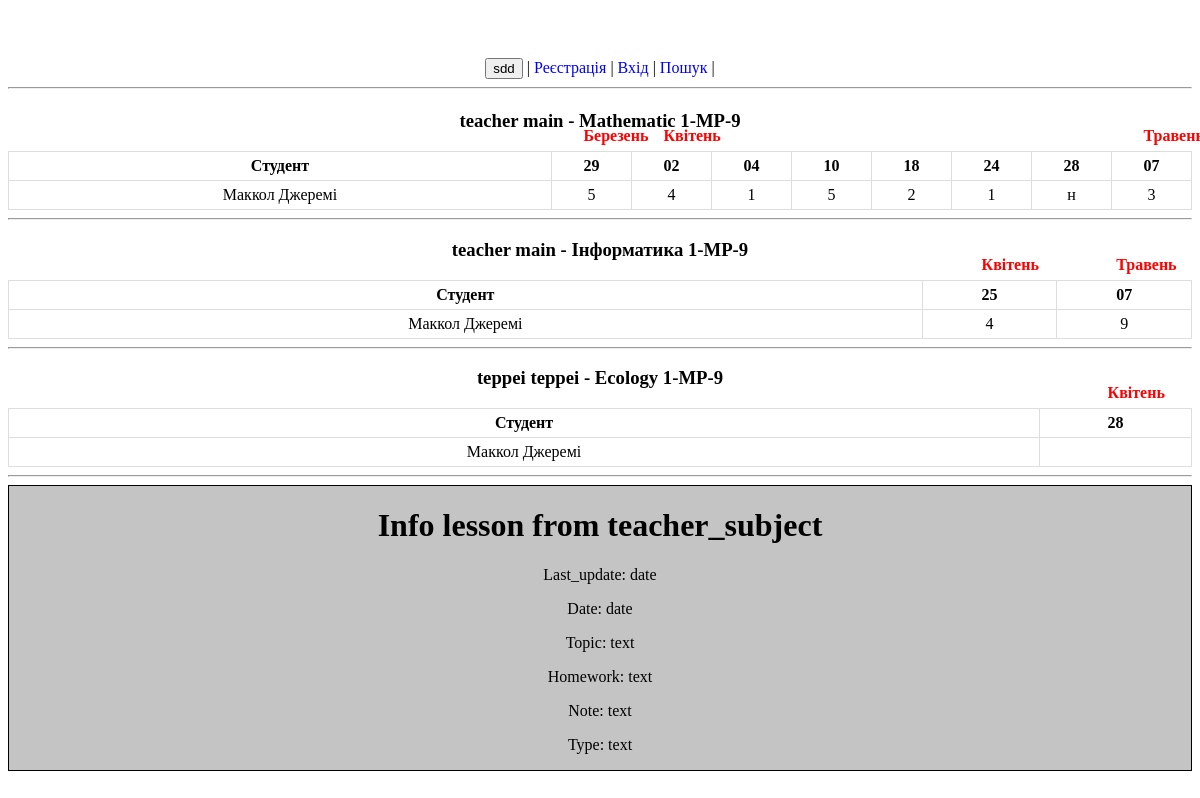
Before: /journal/student-7/ with the older database file.
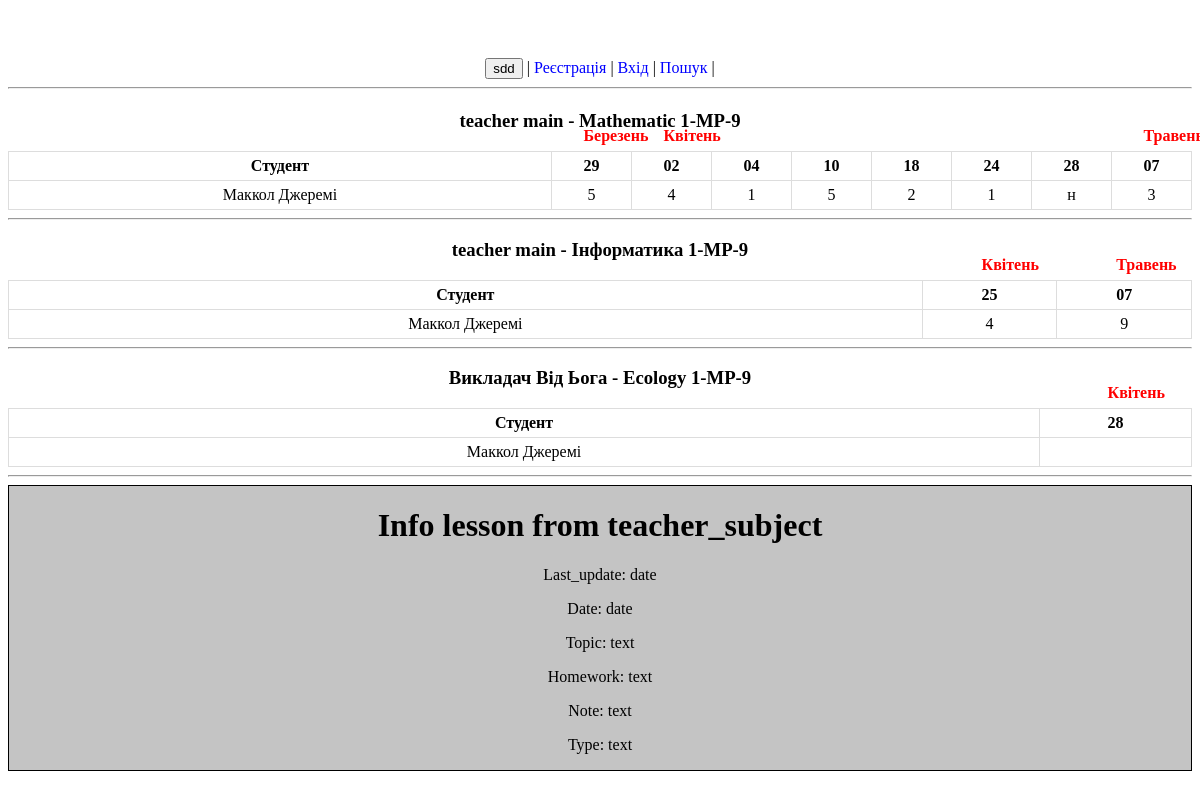
After: the same page with the newer database file.
### journal/models.py (models this page shows, shortened)
class TeacherSubject(models.Model):
    teacher = models.ForeignKey("Teacher", on_delete=models.CASCADE, verbose_name="Викладач")
    group_subject = models.ForeignKey("GroupSubject", on_delete=models.CASCADE)
    semester = models.PositiveIntegerField(verbose_name="Семестр")
    academic_year = models.CharField(max_length=4, verbose_name="Навчальний рік")
    students = models.CharField(max_length=1000, null=True, verbose_name="Студенти")
    def __str__(self):
        return f"{self.teacher} - {self.group_subject}"
    def get_students(self) -> list:
        return json.loads(self.students)
    def if_exist(self) -> bool:
        if self.students is not None:
            return True
        return False
    def check_student(self, student_pk) -> bool:
        if self.if_exist():
            if str(student_pk) in self.get_students():
                return True
            return False
        return False

class Teacher(models.Model):
    user = models.OneToOneField(settings.AUTH_USER_MODEL, on_delete=models.CASCADE)
    specializations = models.CharField(max_length=1000, null=True, verbose_name="Спеціалізації")
    def __str__(self):
        return str(self.user)

class CustomUser(AbstractBaseUser):
    name = models.CharField(max_length=15, null=False, verbose_name="Ім'я")
    surname = models.CharField(max_length=15, null=False, verbose_name="Прізвище")
    patronymic = models.CharField(max_length=15, blank=True, null=True, verbose_name="По батькові")
    email = models.EmailField(unique=True)  # require
    phone_number = models.CharField(max_length=16, blank=True, null=True, verbose_name="Номер телефону")
    avatar = models.ImageField(upload_to='user/avatar/', blank=True, null=True, verbose_name="Аватар")
    date_of_birth = models.DateField(null=True, verbose_name="День народження")
    about = models.TextField(null=True, verbose_name="Про себе")
    role = models.CharField(max_length=8, null=False, default="Other", verbose_name="Роль")
    is_active = models.BooleanField(default=True)
    is_staff = models.BooleanField(default=False)
    is_admin = models.BooleanField(default=False)
    USERNAME_FIELD = 'email'
    REQUIRED_FIELDS = ["name", "surname"]
    objects = CustomUserManager()
    def __str__(self):
        if self.name and self.surname:
            return f'{self.surname} {self.name}'
        return self.email.split('@')[0]

class GroupSubject(models.Model):
    group = models.ForeignKey('Group', on_delete=models.CASCADE, verbose_name="Група")
    subject = models.ForeignKey('Subject', on_delete=models.CASCADE, verbose_name="Предмет")
    amount_of_hours = models.PositiveIntegerField(verbose_name="Кількість годин")
    def __str__(self):
        return f"{self.subject.name} {self.group.name}"

class Subject(models.Model):
    name = models.CharField(max_length=45, verbose_name="Назва предмету")
    slug = models.SlugField(max_length=45, unique=True, verbose_name="Ідентифікатор")
    short_name = models.CharField(max_length=33, verbose_name="Скорочена назва предмету")
    evaluation_system = models.ForeignKey("EvaluationSystem", on_delete=models.CASCADE, verbose_name="Система оцінювання")

class Group(models.Model):
    name = models.CharField(max_length=45, verbose_name="Назва групи")
    slug = models.SlugField(max_length=45, unique=True, verbose_name="URL")
    teacher = models.OneToOneField('Teacher', on_delete=models.CASCADE)

### journal/views.py (the view, shortened to what this page needs)
# urls.py: path('journal/student-<int:student_pk>/', student_journal, name="student_journal"),
def student_journal(request, student_pk):
    student_obj = Student.objects.get(pk=student_pk)
    group_subject_objs = GroupSubject.objects.filter(group=student_obj.group)
    group_teacher_subject_objs = TeacherSubject.objects.filter(group_subject__in=group_subject_objs)
    st_teacher_subject_objs = [obj for obj in group_teacher_subject_objs if obj.check_student(student_pk)]
    lesson_objs = Lesson.objects.filter(teacher_subject__in=st_teacher_subject_objs)
    st_lesson_objs = StudentLesson.objects.filter(lesson__in=lesson_objs, student=student_obj).order_by('lesson__date')
    months = {}
    for st_teacher_subject_obj in st_teacher_subject_objs:
        l_lesson_objs = Lesson.objects.filter(teacher_subject=st_teacher_subject_obj)
        l_months = {}
        for lesson_obj in l_lesson_objs:
            month = number_to_month(lesson_obj.date.month)
            if month not in l_months.values():
                l_months.update({lesson_obj.pk: month})
                months.update({lesson_obj.pk: month})
    context = {
        'title': 'Student journal',
        'student': student_obj,
        'st_teacher_subjects': st_teacher_subject_objs,
        'lessons': lesson_objs,
        'student_lessons': st_lesson_objs,
        'months': json.dumps(months),
    }
    return render(request, 'journal/student_journal.html', context=context)

### journal/models.py (called while the page is built)
    def __str__(self):
        return str(self.user)

### journal/views.py (called while the page is built)
def number_to_month(number):
    if number == 1:
        return "Січень"
    elif number == 2:
        return "Лютий"
    elif number == 3:
        return "Березень"
    elif number == 4:
        return "Квітень"
    elif number == 5:
        return "Травень"
    elif number == 6:
        return "Червень"
    elif number == 7:
        return "Липень"
    elif number == 8:
        return "Серпень"
    elif number == 9:
        return "Вересень"
    elif number == 10:
        return "Жовтень"
    elif number == 11:
        return "Листопад"
    elif number == 12:
        return "Грудень"
    else:
        return "Undefind"

### journal/templates/journal/student_journal.html (shortened to what this page needs)
{% extends 'journal/base.html' %}
{% block main %}
{% for obj in st_teacher_subjects %}
    <h3>{{ obj }}</h3>
    <table>
        <tr>
            <th>Студент</th>
            {% for lesson in lessons %}
                {% if obj == lesson.teacher_subject %}
                    <th class="lesson_date" id="lesson{{ lesson.pk }}" data-lesson-pk="{{ lesson.pk }}" style="position: relative;">
                        <span>{{ lesson.date | date:"d" }}</span>
                    </th>
                {% endif %}
            {% endfor %}
        </tr>
        <tr>
            <td>{{ student }}</td>
            {% for lesson in lessons %}
                {% if obj == lesson.teacher_subject %}
                <td>
                    {% for student_lesson in student_lessons %}
                        {% if lesson == student_lesson.lesson %}
                            {{ student_lesson.mark }}
                        {% endif %}
                    {% endfor%}
                </td>
                {% endif %}
            {% endfor %}
        </tr>
    </table>
<hr>
{% endfor %}
<div id="lesson_info" style="background-color: #c4c4c4; border: 1px solid black;">
    <h1>Info lesson from <span id="lesson-info-teacher_subject">teacher_subject</span></h1>
    <p>Last_update: <span id="lesson-info-last_update">date</span></p>
    <p>Date: <span id="lesson-info-date">date</span></p>
    <p>Topic: <span id="lesson-info-topic">text</span></p>
    <p>Homework: <span id="lesson-info-homework">text</span></p>
    <p>Note: <span id="lesson-info-note">text</span></p>
    <p>Type: <span id="lesson-info-type">text</span></p>
</div>
{% endblock %}

Changed rows visible on the page:
changed through a linked row, TeacherSubject: teacher+group_subject "teppei teppei - Ecology 1-MP-9" → "Викладач Від Ьога - Ecology 1-MP-9"
